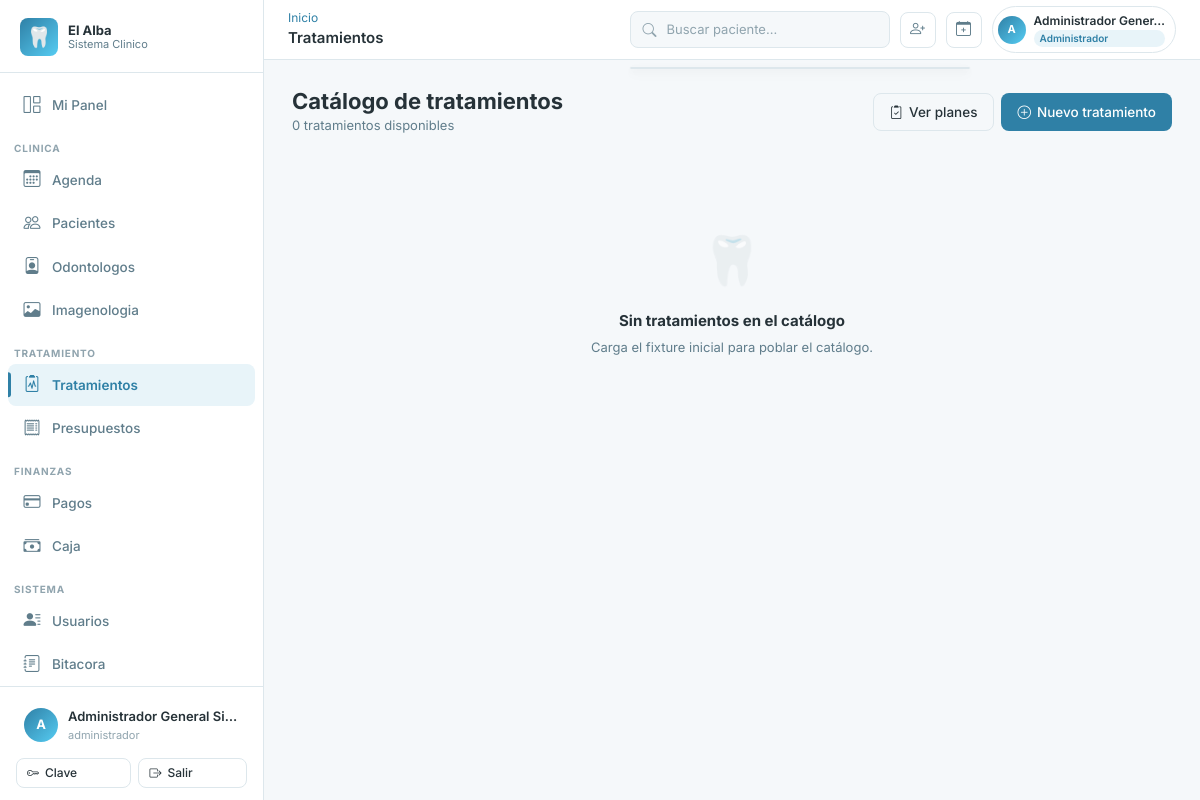
/tratamientos/ (signed in), run on an earlier commit of the app's database.
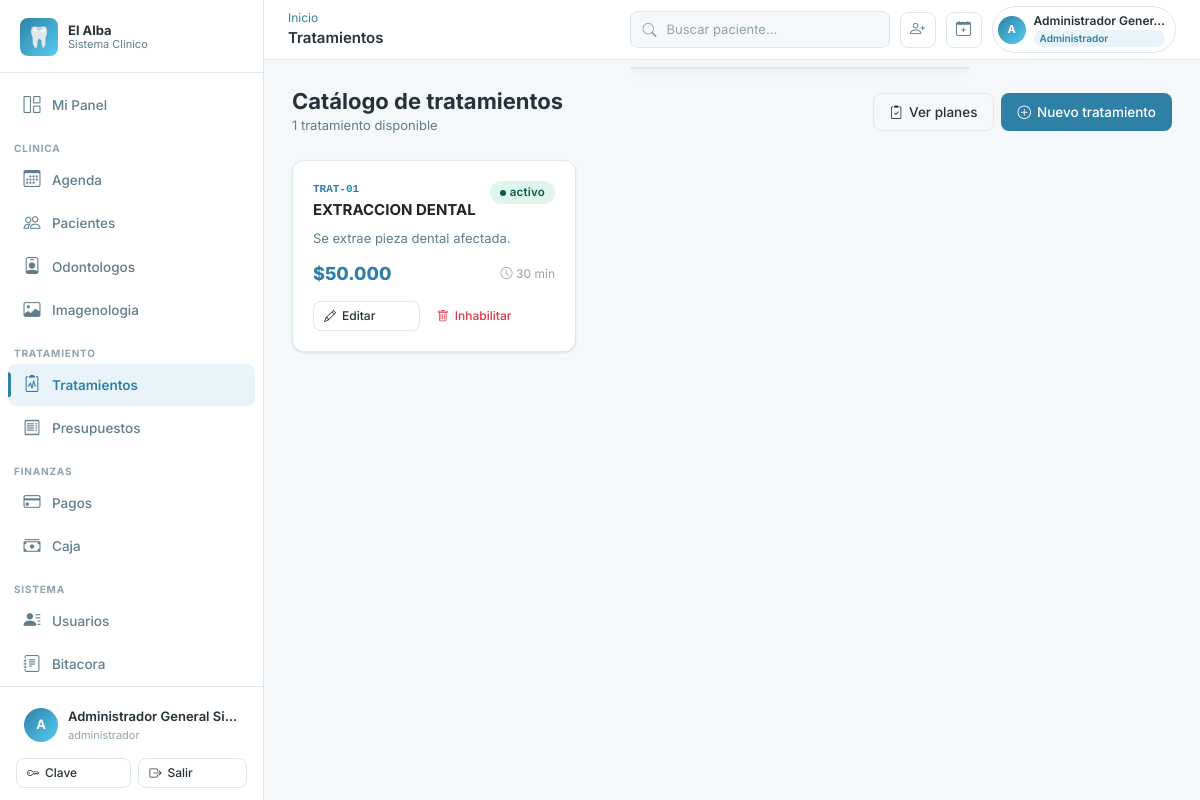
And on a later commit of the database.
### apps/tratamientos/models.py (models this page shows, shortened)
class Tratamiento(InhabilitableModel):
    id_tratamiento = models.AutoField(primary_key=True)
    codigo = models.CharField(max_length=30, unique=True)
    nombre = models.CharField(max_length=100, unique=True)
    descripcion = models.CharField(max_length=200, null=True, blank=True)
    valor_referencial = models.DecimalField(max_digits=10, decimal_places=2)
    duracion_estimada_min = models.PositiveSmallIntegerField(null=True, blank=True)
    estado_tratamiento = models.CharField(
        max_length=20, choices=EstadoBase.choices, default=EstadoBase.ACTIVO
    )
    class Meta:
        db_table = "tratamientos"
        verbose_name = "Tratamiento"
        verbose_name_plural = "Tratamientos"
        permissions = [
            ("disable_tratamiento", "Puede inhabilitar tratamiento"),
            ("reactivate_tratamiento", "Puede reactivar tratamiento"),
        ]
        ordering = ["nombre"]

### apps/tratamientos/views.py (the view)
# urls.py: path("", views.TratamientoListView.as_view(), name="lista"),
class TratamientoListView(PermisoRequeridoMixin, ListView):
    permission_required = "tratamientos.view_tratamiento"
    template_name = "tratamientos/catalogo.html"
    context_object_name = "tratamientos"
    queryset = Tratamiento.objects.filter(estado_tratamiento="activo").order_by("nombre")

### apps/accounts/models.py (called while the page is built, shortened)
    def has_perm(self, perm, obj=None):
        if self.is_superuser:
            return True

    def has_perms(self, perm_list, obj=None):
        if not isinstance(perm_list, (list, tuple)):
            perm_list = [perm_list]
        return all(self.has_perm(perm, obj) for perm in perm_list)

    def tiene_rol(self, *roles: str) -> bool:
        if self.is_superuser:
            return True

    @property
    def password(self):
        return self.password_hash

    @property
    def nombre_completo(self):
        try:
            return self.id_persona.nombre_completo
        except Exception:
            return self.username

### apps/core/templatetags/core_tags.py (called while the page is built)
@register.filter
def pesos_cl(valor) -> str:
    if valor is None:
        return "—"
    try:
        n = int(Decimal(str(valor)))
        return f"${n:,}".replace(",", ".")
    except (InvalidOperation, ValueError, TypeError):
        return str(valor)

@register.filter(name='user_tiene_rol')
def user_tiene_rol(user, roles_str):
    if not user or not user.is_authenticated:
        return False
    roles = [r.strip() for r in roles_str.split(',')]
    if hasattr(user, 'tiene_rol'):
        return user.tiene_rol(*roles)
    return False

### templates/tratamientos/catalogo.html (shortened to what this page needs)
{% extends 'base.html' %}
{% load core_tags %}
{% block topbar_title %}Tratamientos{% endblock %}
{% block content %}
<div class="page-header">
  <div>
    <h1 class="page-title">Catálogo de tratamientos</h1>
    <p class="page-subtitle">{{ tratamientos|length }} tratamiento{{ tratamientos|length|pluralize }} disponible{{ tratamientos|length|pluralize }}</p>
  </div>
  <div class="d-flex gap-2">
    <a href="{% url 'tratamientos:planes' %}" class="btn btn-outline"><i class="bi bi-clipboard2-check"></i> Ver planes</a>
    {% if perms.tratamientos.add_tratamiento %}
    <a href="{% url 'tratamientos:crear' %}" class="btn btn-primary"><i class="bi bi-plus-circle"></i> Nuevo tratamiento</a>
    {% endif %}
  </div>
</div>
<div class="row g-3">
  {% for t in tratamientos %}
  <div class="col-md-6 col-lg-4">
    <div class="card h-100" style="transition: transform .18s ease, box-shadow .18s ease;"
         onmouseover="this.style.transform='translateY(-3px)';this.style.boxShadow='var(--shadow-lg)'"
         onmouseout="this.style.transform='';this.style.boxShadow=''">
      <div class="card-body">
        <div class="d-flex align-items-start justify-content-between gap-2 mb-2">
          <div>
            <div style="font-family:monospace;font-size:11px;color:var(--color-acento);font-weight:700;margin-bottom:2px;">{{ t.codigo }}</div>
            <div style="font-weight:700;font-size:15px;">{{ t.nombre }}</div>
          </div>
          <span class="badge-estado {{ t.estado_tratamiento }}">{{ t.estado_tratamiento }}</span>
        </div>
        {% if t.descripcion %}
        <p style="font-size:13px;color:var(--color-texto-suave);margin-bottom:12px;">{{ t.descripcion|truncatechars:80 }}</p>
        {% endif %}
        <div class="d-flex align-items-center justify-content-between mt-auto">
          <div style="font-size:18px;font-weight:800;color:var(--color-acento);">
            {{ t.valor_referencial|pesos_cl }}
          </div>
          {% if t.duracion_estimada_min %}
          <div style="font-size:12px;color:var(--color-texto-muy-suave);">
            <i class="bi bi-clock me-1"></i>{{ t.duracion_estimada_min }} min
          </div>
          {% endif %}
        </div>
        <div class="mt-3 d-flex gap-2">
          {% if perms.tratamientos.change_tratamiento %}
          <a href="{% url 'tratamientos:editar' t.id_tratamiento %}" class="btn btn-outline btn-sm flex-fill"><i class="bi bi-pencil"></i> Editar</a>
          {% endif %}
          {% if perms.tratamientos.disable_tratamiento %}
          <button type="button" class="btn btn-outline-danger btn-sm flex-fill" data-bs-toggle="modal" data-bs-target="#inhabilitarTratamientoModal" onclick="document.getElementById('inhabilitarForm').action='{% url 'tratamientos:inhabilitar_tratamiento' t.id_tratamiento %}'; document.getElementById('tratNombre').innerText='{{ t.nombre|escapejs }}';"><i class="bi bi-trash"></i> Inhabilitar</button>
          {% endif %}
        </div>
      </div>
    </div>
  </div>
  {% empty %}
  <div class="col-12">
    <div class="empty-state" style="padding:64px;">
      <div class="empty-state-icon">🦷</div>
      <div class="empty-state-title">Sin tratamientos en el catálogo</div>
      <div class="empty-state-desc">Carga el fixture inicial para poblar el catálogo.</div>
    </div>
  </div>
  {% endfor %}
</div>
</div>
{% endblock %}

### templates/base.html (shortened to what the changed rows need)
{% load static core_tags %}
<!DOCTYPE html>
<html lang="es">
<head>
  <link rel="stylesheet" href="https://cdn.jsdelivr.net/npm/bootstrap-icons@1.11.3/font/bootstrap-icons.min.css">
  <link href="https://cdn.jsdelivr.net/npm/bootstrap@5.3.3/dist/css/bootstrap.min.css" rel="stylesheet">
  <link rel="stylesheet" href="{% static 'css/main.css' %}">
</head>
<body>
<div class="app-wrapper">
  <aside class="sidebar" id="sidebar" role="navigation" aria-label="Menu principal">
    <div class="sidebar-footer">
      <div class="sidebar-user" role="button" tabindex="0" aria-label="Opciones de usuario">
        <div class="sidebar-user-info">
          <div class="sidebar-user-name">{{ request.user.nombre_completo }}</div>
          <div class="sidebar-user-role">
            {% for rol in usuario_roles %}{{ rol }}{% if not forloop.last %}, {% endif %}{% endfor %}
          </div>
        </div>
      </div>
    </div>
  </aside>
  <div class="main-content">
    <header class="topbar" role="banner">
      <div class="topbar-actions">
        <div class="topbar-user-chip" id="topbar-user-menu" role="button" tabindex="0" aria-label="Menu de usuario">
          <div class="d-none d-md-block">
            <div class="topbar-user-name">{{ request.user.nombre_completo|truncatechars:20 }}</div>
            {% for rol in usuario_roles|slice:":1" %}
            <div class="topbar-role-chip">{{ rol }}</div>
            {% endfor %}
          </div>
        </div>
      </div>
    </header>
    <main class="page-content" id="main-content" tabindex="-1">
      {% block content %}{% endblock %}
  </div>
</body>
</html>

What changed in the data, as far as the page shows it:
added Tratamiento: codigo "TRAT-01", nombre "EXTRACCION DENTAL", estado_tratamiento "activo", descripcion "Se extrae pieza dental afectada.", valor_referencial|pesos_cl "$50.000", duracion_estimada_min "30"
Also different on the page:
{{ tratamientos|length }}: "0" → "1"
text no longer shown: "🦷 Sin tratamientos en el catálogo Carga el fixture inicial para poblar el catálogo."
